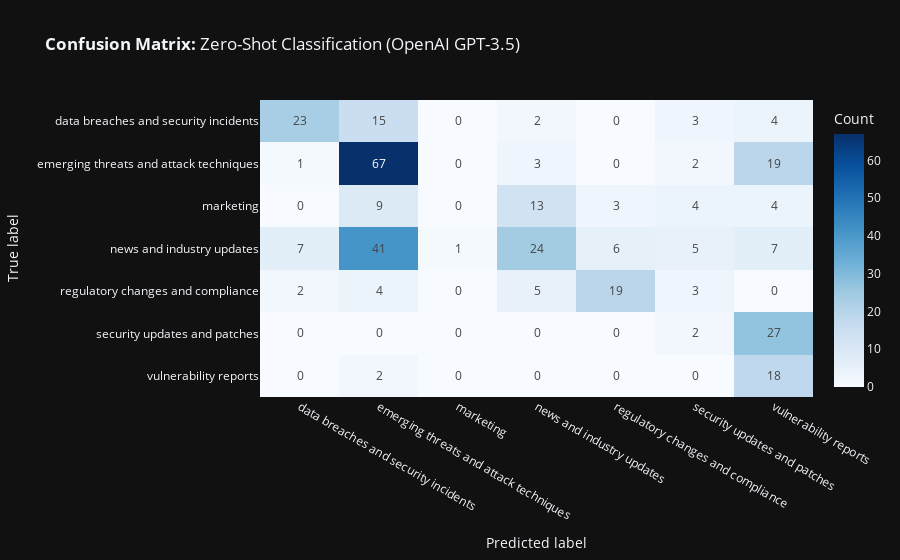

Write notebook code for a chart like this one.
### Code cell
zodata = pd.read_csv('./data/zeroOaiData.csv')
zodata['oai-zero-scores'] = zodata['oai-zero-scores'].apply(json.loads) 

# Creating a probability matrix for log loss
prob_matrix = np.array(zodata['oai-zero-scores'].apply(lambda scores_dict: [scores_dict.get(label, 0) for label in candidate_labels]).tolist())

# True labels from the 'category' column
true_labels = zodata['category'].tolist()

# Predicted labels from the 'bart-zero-category' column
predicted_labels = zodata['oai-zero-category'].tolist()

# Encode labels for log loss calculation
label_encoder = LabelEncoder()
label_encoder.fit(candidate_labels)
true_labels_encoded = label_encoder.transform(true_labels)
predicted_labels_encoded = label_encoder.transform(predicted_labels)

# Classification report using true and predicted labels
print(classification_report(true_labels, predicted_labels, target_names=candidate_labels))

# Calculate Log Loss
loss = log_loss(true_labels_encoded, prob_matrix, labels=range(len(candidate_labels)))
print(f"Cross-Entropy Loss / Log Loss: {loss}")

# Generate Confusion Matrix
cm = confusion_matrix(true_labels_encoded, predicted_labels_encoded)

# Plot Confusion Matrix
fig = px.imshow(cm, x=label_encoder.classes_, y=label_encoder.classes_, text_auto=True, aspect="auto",
                labels=dict(x="Predicted label", y="True label", color="Count"), color_continuous_scale='Blues',
                title='<b>Confusion Matrix:</b> Zero-Shot Classification (OpenAI GPT-3.5)')
fig.show()

### Figure 1 — Plotly figure (JSON) as saved in the notebook; plotly's stock layout.template omitted (floating-point values rounded to 4 significant figures)
{"data": [{"coloraxis": "coloraxis", "hovertemplate": "Predicted label: %{x}<br>True label: %{y}<br>Count: %{z}<extra></extra>", "name": "0", "texttemplate": "%{z}", "type": "heatmap", "x": ["data breaches and security incidents", "emerging threats and attack techniques", "marketing", "news and industry updates", "regulatory changes and compliance", "security updates and patches", "vulnerability reports"], "xaxis": "x", "y": ["data breaches and security incidents", "emerging threats and attack techniques", "marketing", "news and industry updates", "regulatory changes and compliance", "security updates and patches", "vulnerability reports"], "yaxis": "y", "z": [[23, 15, 0, 2, 0, 3, 4], [1, 67, 0, 3, 0, 2, 19], [0, 9, 0, 13, 3, 4, 4], [7, 41, 1, 24, 6, 5, 7], [2, 4, 0, 5, 19, 3, 0], [0, 0, 0, 0, 0, 2, 27], [0, 2, 0, 0, 0, 0, 18]]}], "layout": {"autosize": true, "coloraxis": {"colorbar": {"title": {"text": "Count"}}, "colorscale": [[0, "rgb(247,251,255)"], [0.125, "rgb(222,235,247)"], [0.25, "rgb(198,219,239)"], [0.375, "rgb(158,202,225)"], [0.5, "rgb(107,174,214)"], [0.625, "rgb(66,146,198)"], [0.75, "rgb(33,113,181)"], [0.875, "rgb(8,81,156)"], [1, "rgb(8,48,107)"]]}, "title": {"text": "<b>Confusion Matrix:</b> Zero-Shot Classification (OpenAI GPT-3.5)"}, "xaxis": {"anchor": "y", "autorange": true, "domain": [0, 1], "range": [-0.5, 6.5], "title": {"text": "Predicted label"}, "type": "category"}, "yaxis": {"anchor": "x", "autorange": true, "domain": [0, 1], "range": [6.5, -0.5], "title": {"text": "True label"}, "type": "category"}}}
